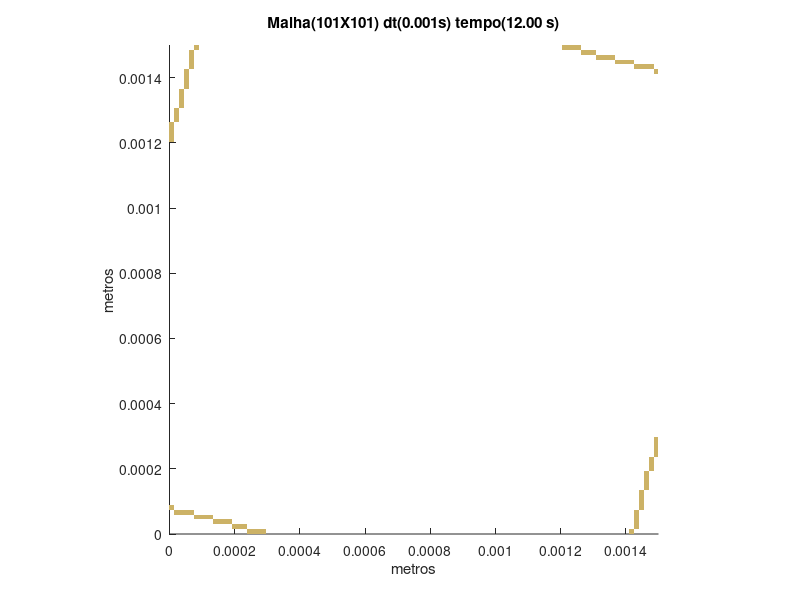

This chart was generated by the following MATLAB code:
set (gca,'PlotBoxAspectRatio',[1 1 1],'Xlim',[0,0.0015],'Ylim',[0,0.0015])
hold on
title('Malha(101X101) dt(0.001s) tempo(12.00 s)')
hold on
ylabel('metros')
hold on
xlabel('metros')
hold on

fill([0.000237623762376238 0.000237623762376238 0.000252475247524752 0.000252475247524752],[0 1.48514851485149E-05 1.48514851485149E-05 0],[0.8,0.7,0.4],'LineStyle','none')

fill([0.000252475247524752 0.000252475247524752 0.000267326732673267 0.000267326732673267],[0 1.48514851485149E-05 1.48514851485149E-05 0],[0.8,0.7,0.4],'LineStyle','none')

fill([0.000267326732673267 0.000267326732673267 0.000282178217821782 0.000282178217821782],[0 1.48514851485149E-05 1.48514851485149E-05 0],[0.8,0.7,0.4],'LineStyle','none')

fill([0.000282178217821782 0.000282178217821782 0.000297029702970297 0.000297029702970297],[0 1.48514851485149E-05 1.48514851485149E-05 0],[0.8,0.7,0.4],'LineStyle','none')

fill([0.00141089108910891 0.00141089108910891 0.00142574257425743 0.00142574257425743],[0 1.48514851485149E-05 1.48514851485149E-05 0],[0.8,0.7,0.4],'LineStyle','none')

fill([0.000193069306930693 0.000193069306930693 0.000207920792079208 0.000207920792079208],[1.48514851485149E-05 2.97029702970297E-05 2.97029702970297E-05 1.48514851485149E-05],[0.8,0.7,0.4],'LineStyle','none')

fill([0.000207920792079208 0.000207920792079208 0.000222772277227723 0.000222772277227723],[1.48514851485149E-05 2.97029702970297E-05 2.97029702970297E-05 1.48514851485149E-05],[0.8,0.7,0.4],'LineStyle','none')

fill([0.000222772277227723 0.000222772277227723 0.000237623762376238 0.000237623762376238],[1.48514851485149E-05 2.97029702970297E-05 2.97029702970297E-05 1.48514851485149E-05],[0.8,0.7,0.4],'LineStyle','none')

fill([0.00142574257425743 0.00142574257425743 0.00144059405940594 0.00144059405940594],[1.48514851485149E-05 2.97029702970297E-05 2.97029702970297E-05 1.48514851485149E-05],[0.8,0.7,0.4],'LineStyle','none')

fill([0.000133663366336634 0.000133663366336634 0.000148514851485149 0.000148514851485149],[2.97029702970297E-05 4.45544554455446E-05 4.45544554455446E-05 2.97029702970297E-05],[0.8,0.7,0.4],'LineStyle','none')

fill([0.000148514851485149 0.000148514851485149 0.000163366336633663 0.000163366336633663],[2.97029702970297E-05 4.45544554455446E-05 4.45544554455446E-05 2.97029702970297E-05],[0.8,0.7,0.4],'LineStyle','none')

fill([0.000163366336633663 0.000163366336633663 0.000178217821782178 0.000178217821782178],[2.97029702970297E-05 4.45544554455446E-05 4.45544554455446E-05 2.97029702970297E-05],[0.8,0.7,0.4],'LineStyle','none')

fill([0.000178217821782178 0.000178217821782178 0.000193069306930693 0.000193069306930693],[2.97029702970297E-05 4.45544554455446E-05 4.45544554455446E-05 2.97029702970297E-05],[0.8,0.7,0.4],'LineStyle','none')

fill([0.00142574257425743 0.00142574257425743 0.00144059405940594 0.00144059405940594],[2.97029702970297E-05 4.45544554455446E-05 4.45544554455446E-05 2.97029702970297E-05],[0.8,0.7,0.4],'LineStyle','none')

fill([7.42574257425743E-05 7.42574257425743E-05 8.91089108910891E-05 8.91089108910891E-05],[4.45544554455446E-05 5.94059405940594E-05 5.94059405940594E-05 4.45544554455446E-05],[0.8,0.7,0.4],'LineStyle','none')

fill([8.91089108910891E-05 8.91089108910891E-05 0.000103960396039604 0.000103960396039604],[4.45544554455446E-05 5.94059405940594E-05 5.94059405940594E-05 4.45544554455446E-05],[0.8,0.7,0.4],'LineStyle','none')

fill([0.000103960396039604 0.000103960396039604 0.000118811881188119 0.000118811881188119],[4.45544554455446E-05 5.94059405940594E-05 5.94059405940594E-05 4.45544554455446E-05],[0.8,0.7,0.4],'LineStyle','none')

fill([0.000118811881188119 0.000118811881188119 0.000133663366336634 0.000133663366336634],[4.45544554455446E-05 5.94059405940594E-05 5.94059405940594E-05 4.45544554455446E-05],[0.8,0.7,0.4],'LineStyle','none')

fill([0.00142574257425743 0.00142574257425743 0.00144059405940594 0.00144059405940594],[4.45544554455446E-05 5.94059405940594E-05 5.94059405940594E-05 4.45544554455446E-05],[0.8,0.7,0.4],'LineStyle','none')

fill([1.48514851485149E-05 1.48514851485149E-05 2.97029702970297E-05 2.97029702970297E-05],[5.94059405940594E-05 7.42574257425743E-05 7.42574257425743E-05 5.94059405940594E-05],[0.8,0.7,0.4],'LineStyle','none')

fill([2.97029702970297E-05 2.97029702970297E-05 4.45544554455446E-05 4.45544554455446E-05],[5.94059405940594E-05 7.42574257425743E-05 7.42574257425743E-05 5.94059405940594E-05],[0.8,0.7,0.4],'LineStyle','none')

fill([4.45544554455446E-05 4.45544554455446E-05 5.94059405940594E-05 5.94059405940594E-05],[5.94059405940594E-05 7.42574257425743E-05 7.42574257425743E-05 5.94059405940594E-05],[0.8,0.7,0.4],'LineStyle','none')

fill([5.94059405940594E-05 5.94059405940594E-05 7.42574257425743E-05 7.42574257425743E-05],[5.94059405940594E-05 7.42574257425743E-05 7.42574257425743E-05 5.94059405940594E-05],[0.8,0.7,0.4],'LineStyle','none')

fill([0.00142574257425743 0.00142574257425743 0.00144059405940594 0.00144059405940594],[5.94059405940594E-05 7.42574257425743E-05 7.42574257425743E-05 5.94059405940594E-05],[0.8,0.7,0.4],'LineStyle','none')

fill([0 0 1.48514851485149E-05 1.48514851485149E-05],[7.42574257425743E-05 8.91089108910891E-05 8.91089108910891E-05 7.42574257425743E-05],[0.8,0.7,0.4],'LineStyle','none')

fill([0.00144059405940594 0.00144059405940594 0.00145544554455446 0.00145544554455446],[7.42574257425743E-05 8.91089108910891E-05 8.91089108910891E-05 7.42574257425743E-05],[0.8,0.7,0.4],'LineStyle','none')

fill([0.00144059405940594 0.00144059405940594 0.00145544554455446 0.00145544554455446],[8.91089108910891E-05 0.000103960396039604 0.000103960396039604 8.91089108910891E-05],[0.8,0.7,0.4],'LineStyle','none')

fill([0.00144059405940594 0.00144059405940594 0.00145544554455446 0.00145544554455446],[0.000103960396039604 0.000118811881188119 0.000118811881188119 0.000103960396039604],[0.8,0.7,0.4],'LineStyle','none')

fill([0.00144059405940594 0.00144059405940594 0.00145544554455446 0.00145544554455446],[0.000118811881188119 0.000133663366336634 0.000133663366336634 0.000118811881188119],[0.8,0.7,0.4],'LineStyle','none')

fill([0.00145544554455446 0.00145544554455446 0.00147029702970297 0.00147029702970297],[0.000133663366336634 0.000148514851485149 0.000148514851485149 0.000133663366336634],[0.8,0.7,0.4],'LineStyle','none')

fill([0.00145544554455446 0.00145544554455446 0.00147029702970297 0.00147029702970297],[0.000148514851485149 0.000163366336633663 0.000163366336633663 0.000148514851485149],[0.8,0.7,0.4],'LineStyle','none')

fill([0.00145544554455446 0.00145544554455446 0.00147029702970297 0.00147029702970297],[0.000163366336633663 0.000178217821782178 0.000178217821782178 0.000163366336633663],[0.8,0.7,0.4],'LineStyle','none')

fill([0.00145544554455446 0.00145544554455446 0.00147029702970297 0.00147029702970297],[0.000178217821782178 0.000193069306930693 0.000193069306930693 0.000178217821782178],[0.8,0.7,0.4],'LineStyle','none')

fill([0.00147029702970297 0.00147029702970297 0.00148514851485149 0.00148514851485149],[0.000193069306930693 0.000207920792079208 0.000207920792079208 0.000193069306930693],[0.8,0.7,0.4],'LineStyle','none')

fill([0.00147029702970297 0.00147029702970297 0.00148514851485149 0.00148514851485149],[0.000207920792079208 0.000222772277227723 0.000222772277227723 0.000207920792079208],[0.8,0.7,0.4],'LineStyle','none')

fill([0.00147029702970297 0.00147029702970297 0.00148514851485149 0.00148514851485149],[0.000222772277227723 0.000237623762376238 0.000237623762376238 0.000222772277227723],[0.8,0.7,0.4],'LineStyle','none')

fill([0.00148514851485149 0.00148514851485149 0.0015 0.0015],[0.000237623762376238 0.000252475247524752 0.000252475247524752 0.000237623762376238],[0.8,0.7,0.4],'LineStyle','none')

fill([0.00148514851485149 0.00148514851485149 0.0015 0.0015],[0.000252475247524752 0.000267326732673267 0.000267326732673267 0.000252475247524752],[0.8,0.7,0.4],'LineStyle','none')

fill([0.00148514851485149 0.00148514851485149 0.0015 0.0015],[0.000267326732673267 0.000282178217821782 0.000282178217821782 0.000267326732673267],[0.8,0.7,0.4],'LineStyle','none')

fill([0.00148514851485149 0.00148514851485149 0.0015 0.0015],[0.000282178217821782 0.000297029702970297 0.000297029702970297 0.000282178217821782],[0.8,0.7,0.4],'LineStyle','none')

fill([0 0 1.48514851485149E-05 1.48514851485149E-05],[0.0012029702970297 0.00121782178217822 0.00121782178217822 0.0012029702970297],[0.8,0.7,0.4],'LineStyle','none')

fill([0 0 1.48514851485149E-05 1.48514851485149E-05],[0.00121782178217822 0.00123267326732673 0.00123267326732673 0.00121782178217822],[0.8,0.7,0.4],'LineStyle','none')

fill([0 0 1.48514851485149E-05 1.48514851485149E-05],[0.00123267326732673 0.00124752475247525 0.00124752475247525 0.00123267326732673],[0.8,0.7,0.4],'LineStyle','none')

fill([0 0 1.48514851485149E-05 1.48514851485149E-05],[0.00124752475247525 0.00126237623762376 0.00126237623762376 0.00124752475247525],[0.8,0.7,0.4],'LineStyle','none')

fill([1.48514851485149E-05 1.48514851485149E-05 2.97029702970297E-05 2.97029702970297E-05],[0.00126237623762376 0.00127722772277228 0.00127722772277228 0.00126237623762376],[0.8,0.7,0.4],'LineStyle','none')

fill([1.48514851485149E-05 1.48514851485149E-05 2.97029702970297E-05 2.97029702970297E-05],[0.00127722772277228 0.00129207920792079 0.00129207920792079 0.00127722772277228],[0.8,0.7,0.4],'LineStyle','none')

fill([1.48514851485149E-05 1.48514851485149E-05 2.97029702970297E-05 2.97029702970297E-05],[0.00129207920792079 0.00130693069306931 0.00130693069306931 0.00129207920792079],[0.8,0.7,0.4],'LineStyle','none')

fill([2.97029702970297E-05 2.97029702970297E-05 4.45544554455446E-05 4.45544554455446E-05],[0.00130693069306931 0.00132178217821782 0.00132178217821782 0.00130693069306931],[0.8,0.7,0.4],'LineStyle','none')

fill([2.97029702970297E-05 2.97029702970297E-05 4.45544554455446E-05 4.45544554455446E-05],[0.00132178217821782 0.00133663366336634 0.00133663366336634 0.00132178217821782],[0.8,0.7,0.4],'LineStyle','none')

fill([2.97029702970297E-05 2.97029702970297E-05 4.45544554455446E-05 4.45544554455446E-05],[0.00133663366336634 0.00135148514851485 0.00135148514851485 0.00133663366336634],[0.8,0.7,0.4],'LineStyle','none')

fill([2.97029702970297E-05 2.97029702970297E-05 4.45544554455446E-05 4.45544554455446E-05],[0.00135148514851485 0.00136633663366337 0.00136633663366337 0.00135148514851485],[0.8,0.7,0.4],'LineStyle','none')

fill([4.45544554455446E-05 4.45544554455446E-05 5.94059405940594E-05 5.94059405940594E-05],[0.00136633663366337 0.00138118811881188 0.00138118811881188 0.00136633663366337],[0.8,0.7,0.4],'LineStyle','none')

fill([4.45544554455446E-05 4.45544554455446E-05 5.94059405940594E-05 5.94059405940594E-05],[0.00138118811881188 0.0013960396039604 0.0013960396039604 0.00138118811881188],[0.8,0.7,0.4],'LineStyle','none')

fill([4.45544554455446E-05 4.45544554455446E-05 5.94059405940594E-05 5.94059405940594E-05],[0.0013960396039604 0.00141089108910891 0.00141089108910891 0.0013960396039604],[0.8,0.7,0.4],'LineStyle','none')

fill([4.45544554455446E-05 4.45544554455446E-05 5.94059405940594E-05 5.94059405940594E-05],[0.00141089108910891 0.00142574257425743 0.00142574257425743 0.00141089108910891],[0.8,0.7,0.4],'LineStyle','none')

fill([0.00148514851485149 0.00148514851485149 0.0015 0.0015],[0.00141089108910891 0.00142574257425743 0.00142574257425743 0.00141089108910891],[0.8,0.7,0.4],'LineStyle','none')

fill([5.94059405940594E-05 5.94059405940594E-05 7.42574257425743E-05 7.42574257425743E-05],[0.00142574257425743 0.00144059405940594 0.00144059405940594 0.00142574257425743],[0.8,0.7,0.4],'LineStyle','none')

fill([0.00142574257425743 0.00142574257425743 0.00144059405940594 0.00144059405940594],[0.00142574257425743 0.00144059405940594 0.00144059405940594 0.00142574257425743],[0.8,0.7,0.4],'LineStyle','none')

fill([0.00144059405940594 0.00144059405940594 0.00145544554455446 0.00145544554455446],[0.00142574257425743 0.00144059405940594 0.00144059405940594 0.00142574257425743],[0.8,0.7,0.4],'LineStyle','none')

fill([0.00145544554455446 0.00145544554455446 0.00147029702970297 0.00147029702970297],[0.00142574257425743 0.00144059405940594 0.00144059405940594 0.00142574257425743],[0.8,0.7,0.4],'LineStyle','none')

fill([0.00147029702970297 0.00147029702970297 0.00148514851485149 0.00148514851485149],[0.00142574257425743 0.00144059405940594 0.00144059405940594 0.00142574257425743],[0.8,0.7,0.4],'LineStyle','none')

fill([5.94059405940594E-05 5.94059405940594E-05 7.42574257425743E-05 7.42574257425743E-05],[0.00144059405940594 0.00145544554455446 0.00145544554455446 0.00144059405940594],[0.8,0.7,0.4],'LineStyle','none')

fill([0.00136633663366337 0.00136633663366337 0.00138118811881188 0.00138118811881188],[0.00144059405940594 0.00145544554455446 0.00145544554455446 0.00144059405940594],[0.8,0.7,0.4],'LineStyle','none')

fill([0.00138118811881188 0.00138118811881188 0.0013960396039604 0.0013960396039604],[0.00144059405940594 0.00145544554455446 0.00145544554455446 0.00144059405940594],[0.8,0.7,0.4],'LineStyle','none')

fill([0.0013960396039604 0.0013960396039604 0.00141089108910891 0.00141089108910891],[0.00144059405940594 0.00145544554455446 0.00145544554455446 0.00144059405940594],[0.8,0.7,0.4],'LineStyle','none')

fill([0.00141089108910891 0.00141089108910891 0.00142574257425743 0.00142574257425743],[0.00144059405940594 0.00145544554455446 0.00145544554455446 0.00144059405940594],[0.8,0.7,0.4],'LineStyle','none')

fill([5.94059405940594E-05 5.94059405940594E-05 7.42574257425743E-05 7.42574257425743E-05],[0.00145544554455446 0.00147029702970297 0.00147029702970297 0.00145544554455446],[0.8,0.7,0.4],'LineStyle','none')

fill([0.00130693069306931 0.00130693069306931 0.00132178217821782 0.00132178217821782],[0.00145544554455446 0.00147029702970297 0.00147029702970297 0.00145544554455446],[0.8,0.7,0.4],'LineStyle','none')

fill([0.00132178217821782 0.00132178217821782 0.00133663366336634 0.00133663366336634],[0.00145544554455446 0.00147029702970297 0.00147029702970297 0.00145544554455446],[0.8,0.7,0.4],'LineStyle','none')

fill([0.00133663366336634 0.00133663366336634 0.00135148514851485 0.00135148514851485],[0.00145544554455446 0.00147029702970297 0.00147029702970297 0.00145544554455446],[0.8,0.7,0.4],'LineStyle','none')

fill([0.00135148514851485 0.00135148514851485 0.00136633663366337 0.00136633663366337],[0.00145544554455446 0.00147029702970297 0.00147029702970297 0.00145544554455446],[0.8,0.7,0.4],'LineStyle','none')

fill([5.94059405940594E-05 5.94059405940594E-05 7.42574257425743E-05 7.42574257425743E-05],[0.00147029702970297 0.00148514851485149 0.00148514851485149 0.00147029702970297],[0.8,0.7,0.4],'LineStyle','none')

fill([0.00126237623762376 0.00126237623762376 0.00127722772277228 0.00127722772277228],[0.00147029702970297 0.00148514851485149 0.00148514851485149 0.00147029702970297],[0.8,0.7,0.4],'LineStyle','none')

fill([0.00127722772277228 0.00127722772277228 0.00129207920792079 0.00129207920792079],[0.00147029702970297 0.00148514851485149 0.00148514851485149 0.00147029702970297],[0.8,0.7,0.4],'LineStyle','none')

fill([0.00129207920792079 0.00129207920792079 0.00130693069306931 0.00130693069306931],[0.00147029702970297 0.00148514851485149 0.00148514851485149 0.00147029702970297],[0.8,0.7,0.4],'LineStyle','none')

fill([7.42574257425743E-05 7.42574257425743E-05 8.91089108910891E-05 8.91089108910891E-05],[0.00148514851485149 0.0015 0.0015 0.00148514851485149],[0.8,0.7,0.4],'LineStyle','none')

fill([0.0012029702970297 0.0012029702970297 0.00121782178217822 0.00121782178217822],[0.00148514851485149 0.0015 0.0015 0.00148514851485149],[0.8,0.7,0.4],'LineStyle','none')

fill([0.00121782178217822 0.00121782178217822 0.00123267326732673 0.00123267326732673],[0.00148514851485149 0.0015 0.0015 0.00148514851485149],[0.8,0.7,0.4],'LineStyle','none')

fill([0.00123267326732673 0.00123267326732673 0.00124752475247525 0.00124752475247525],[0.00148514851485149 0.0015 0.0015 0.00148514851485149],[0.8,0.7,0.4],'LineStyle','none')

fill([0.00124752475247525 0.00124752475247525 0.00126237623762376 0.00126237623762376],[0.00148514851485149 0.0015 0.0015 0.00148514851485149],[0.8,0.7,0.4],'LineStyle','none')
